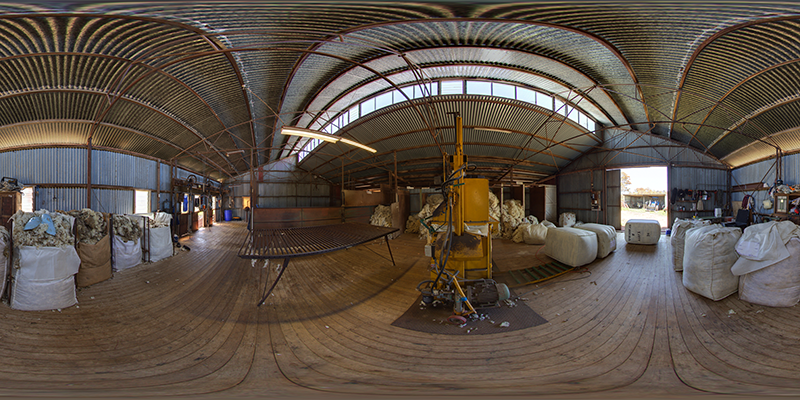
#> input picture data/pano4s.png, 800 x 400 px
$ python equirectangular_roation.py
#> lines starting #> are read from the running program, lines starting #| are printed output that depends on the picture
import cv2
import numpy as np
import math


def get_interpolated_color(img, y, x):
    dx0 = math.ceil(x) - x
    dy0 = math.ceil(y) - y
    x = int(x)
    y = int(y)
    if x >= img.shape[1]-2 or y >= img.shape[0]-2:
        return img[y,x]


    d0 = math.sqrt(dx0*dx0 + dy0*dy0)
    d1 = 1 - d0

    color = img[y,x] * d0 + img[y+1, x+1] * d1
    return np.uint8(color)

test_filename = "../data/pano4s.png"

img = cv2.imread(test_filename)
#> img is the input picture: shape (400, 800, 3); mean B, G, R 70, 80.3, 92.1

img_w = img.shape[1]
#> img_w = 800
img_h = img.shape[0]
#> img_h = 400

trans = np.zeros_like(img)

for x in range(0,img_w):
    for y in range(0,img_h):
        # Transform x and y to -pi<long<pi and -pi/2<lat<pi/2 respectively
        xx = 2 * (x + 0.5) / img_w - 1.0;
        yy = 2 * (y + 0.5) / img_h - 1.0;
        lng = math.pi * xx;
        lat = 0.5 * math.pi * yy;


        X = math.cos(lat) * math.cos(lng + math.pi*0.5);
        Y = math.cos(lat) * math.sin(lng + math.pi*0.5);
        Z = math.sin(lat);

        D = math.sqrt(X*X + Y*Y);
        lat = math.atan2(Z, D);
        lng = math.atan2(Y, X);

        ix = (0.5 * lng / math.pi + 0.5) * img_w - 0.5;
        iy = (lat /math. pi + 0.5) * img_h - 0.5;

        trans[int(y), int((x + img_w / 4) % img_w)] = img[int(iy), int(ix)];
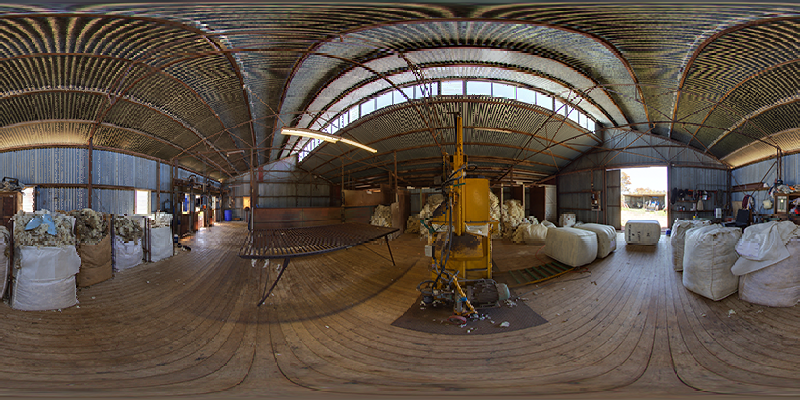
#> trans: shape (400, 800, 3); mean B, G, R 70, 80.4, 92.2
        #trans[int(y), int((x + img_w / 4) % img_w)] = get_interpolated_color(img, iy, ix)

cv2.imshow('img', img)
cv2.imshow('trans', trans)
cv2.waitKey(0)
cv2.destroyAllWindows()
